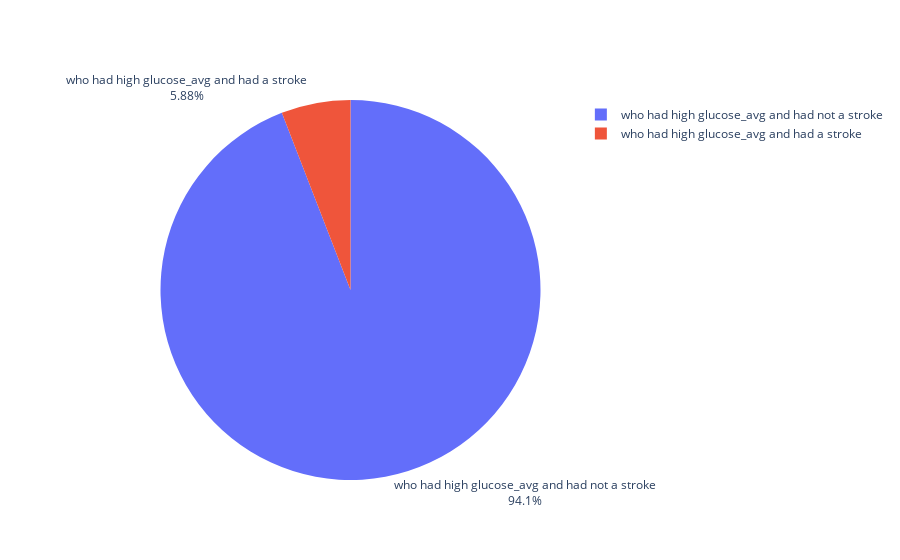

Source (notebook cell):
### Code cell
labels = ['who had high glucose_avg and had a stroke','who had high glucose_avg and had not a stroke']
values = [164,2623]

fig = go.Figure(data=[go.Pie(labels=labels, values=values, textinfo='label+percent',
                             insidetextorientation='radial'
                            )])
fig.show()

### Figure 1 — Plotly figure (JSON) as saved in the notebook; plotly's stock layout.template omitted (floating-point values rounded to 4 significant figures)
{"data": [{"insidetextorientation": "radial", "labels": ["who had high glucose_avg and had a stroke", "who had high glucose_avg and had not a stroke"], "textinfo": "label+percent", "type": "pie", "values": [164, 2623]}], "layout": {}}
